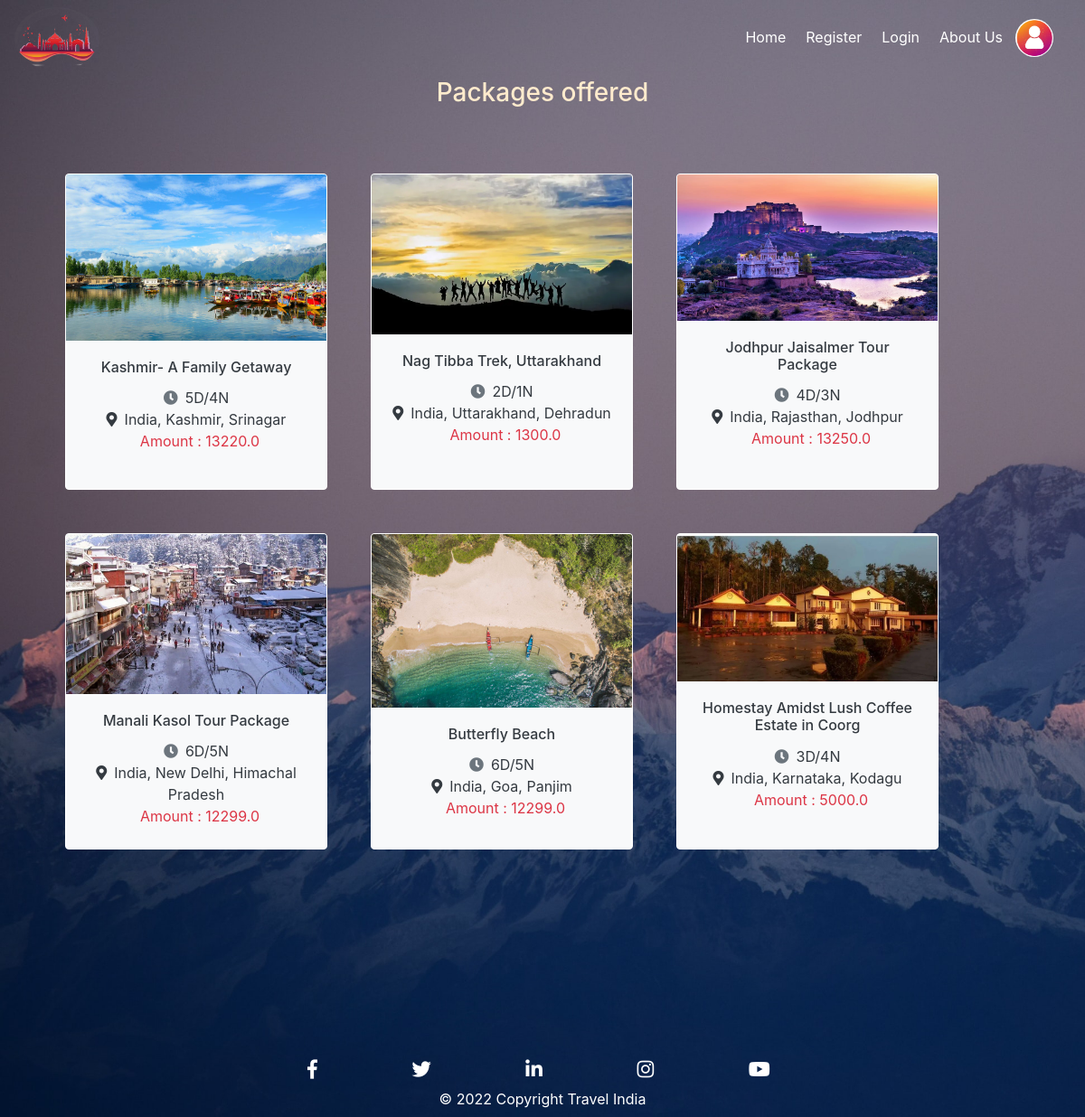
The app's page /package_list/ with its own data.
### TourPackages/models.py (models this page shows, shortened)
class Packages(models.Model):
    PlaceImage1 = models.ImageField(default = "DPlace.jpg", upload_to = 'Places/')
    PlaceImage2 = models.ImageField(default = "DPlace.jpg", upload_to = 'Places/')
    PlaceImage3 = models.ImageField(default = "DPlace.jpg", upload_to = 'Places/')
    PlaceName = models.CharField(max_length=100, default=None, null=True)
    Country = models.CharField(max_length=100, default=None, null=True)
    State = models.CharField(max_length=100, default=None, null=True)
    City = models.CharField(max_length=100, default=None, null=True)
    PlaceDescription = models.TextField(default=None, null=True)
    no_Days = models.CharField(max_length=10, default=None, null=True)
    Amount = models.FloatField(max_length=10, default=None, null=True)
    stayDetails = models.TextField(default=None, null=True)
    Activities = models.TextField(default=None, null=True)
    Startpoint = models.CharField(max_length=50, default=None, null=True )
    Endpoint = models.CharField(max_length=50, default=None, null=True)
    Exclusions = models.TextField(default=None, null=True)
    Season = models.CharField(max_length=50, default=None, null=True, choices=Seasons)

### TourPackages/views.py (the view)
# urls.py: re_path(r'^packages_season/(?P<season>[\w-]+)', views.package_list.as_view(), name='Package_URL'),
class package_list(ListView):
    model = Packages
    template_name = 'TourPackages/package_list.html'
    context_object_name = 'packag'
    def get_queryset(self):
        if 'season' in self.kwargs.keys():
            pack = Packages.objects.filter(Season=self.kwargs['season'])
        else:
            pack = Packages.objects.all()
        return pack

### TourPackages/templates/TourPackages/package_list.html (shortened to what this page needs)
{% extends 'TourPackages/Base.html' %}
{% block content %}
    <h3 style="text-align: center; color: blanchedalmond;">Packages offered</h3>
    <div class="row m-5">
        {% for pack in packag %}
        <div class="div1 bg-light rounded m-4" style=" width: 290px; height: 350px;" >
        <a class="text-dark" href="{% url 'Package_details_URL' pack.id %}" style="text-decoration: none;">
            <img class="card-img-top" src="{{ pack.PlaceImage1.url }}" alt="Bologna">
            <div class="card-body text-center">
              <h6 class="card-title">{{ pack.PlaceName }}</h6>
              <span><i class="fas fa-clock text-muted mr-2"></i>{{ pack.no_Days }}</span><br>
              <span><i class="fa fa-map-marker-alt mr-2"></i>{{ pack.Country }}, {{ pack.State }}, {{ pack.City }}</span> <br>
              <span class="text-danger">Amount : {{ pack.Amount }}</span>
            </div>
        </a>
          </div>
        {% empty %}
        <h5 class='text-white pt-2 ml-4'>
            No Data Present.
        </h5>
        {% endfor %}
    </div>
{% endblock content %}

### TourPackages/templates/TourPackages/package_list.html (style rules this page uses)
.div1 { opacity:1.0; border : 0.1px solid white; width: 400px; backdrop-filter: blur(7px); margin-left: 30px; }

### records on screen
Packages: PlaceImage1 (picture), PlaceName "Kashmir- A Family Getaway", no_Days "5D/4N", Country "India", State "Kashmir", City "Srinagar", Amount "13220.0"
Packages: PlaceImage1 (picture), PlaceName "Nag Tibba Trek, Uttarakhand", no_Days "2D/1N", Country "India", State "Uttarakhand", City "Dehradun", Amount "1300.0"
Packages: PlaceImage1 (picture), PlaceName "Jodhpur Jaisalmer Tour Package", no_Days "4D/3N", Country "India", State "Rajasthan", City "Jodhpur", Amount "13250.0"
Packages: PlaceImage1 (picture), PlaceName "Manali Kasol Tour Package", no_Days "6D/5N", Country "India", State "New Delhi", City "Himachal Pradesh", Amount "12299.0"
Packages: PlaceImage1 (picture), PlaceName "Butterfly Beach", no_Days "6D/5N", Country "India", State "Goa", City "Panjim", Amount "12299.0"
Packages: PlaceImage1 (picture), PlaceName "Homestay Amidst Lush Coffee Estate in Coorg", no_Days "3D/4N", Country "India", State "Karnataka", City "Kodagu", Amount "5000.0"
